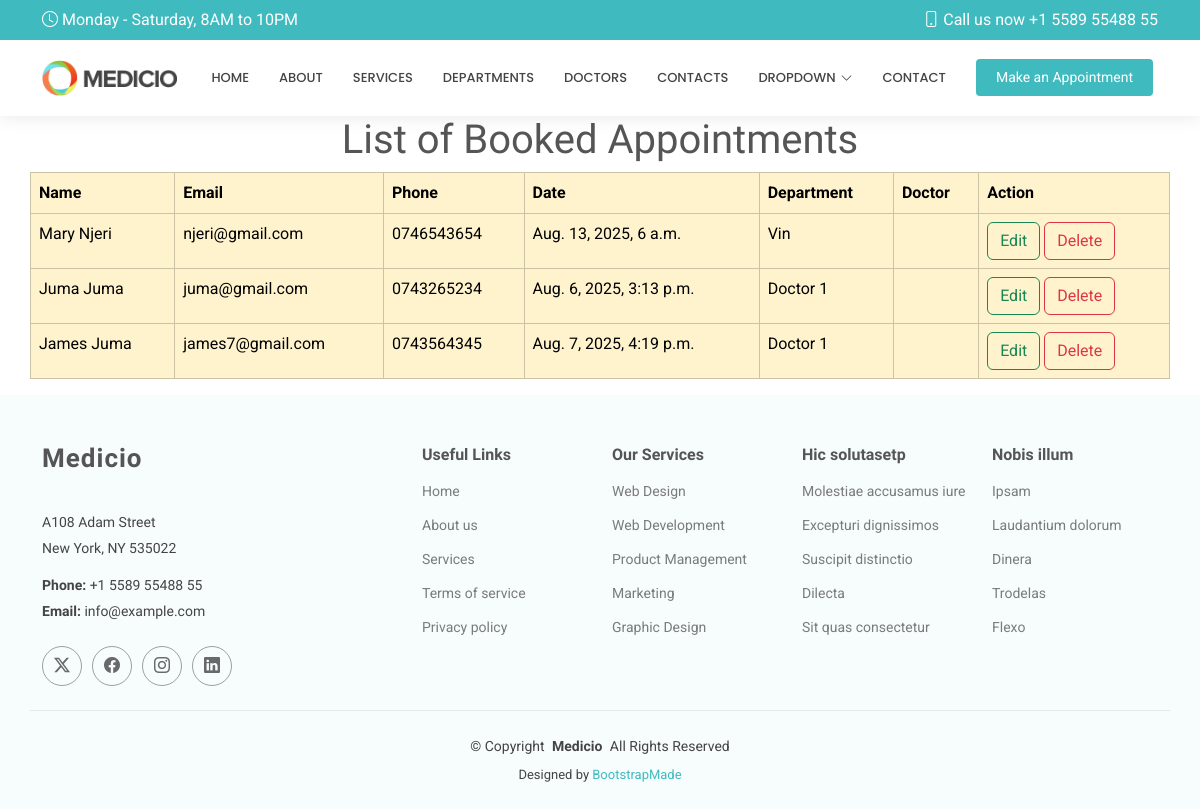
/show/, run on an earlier commit of the app's database.
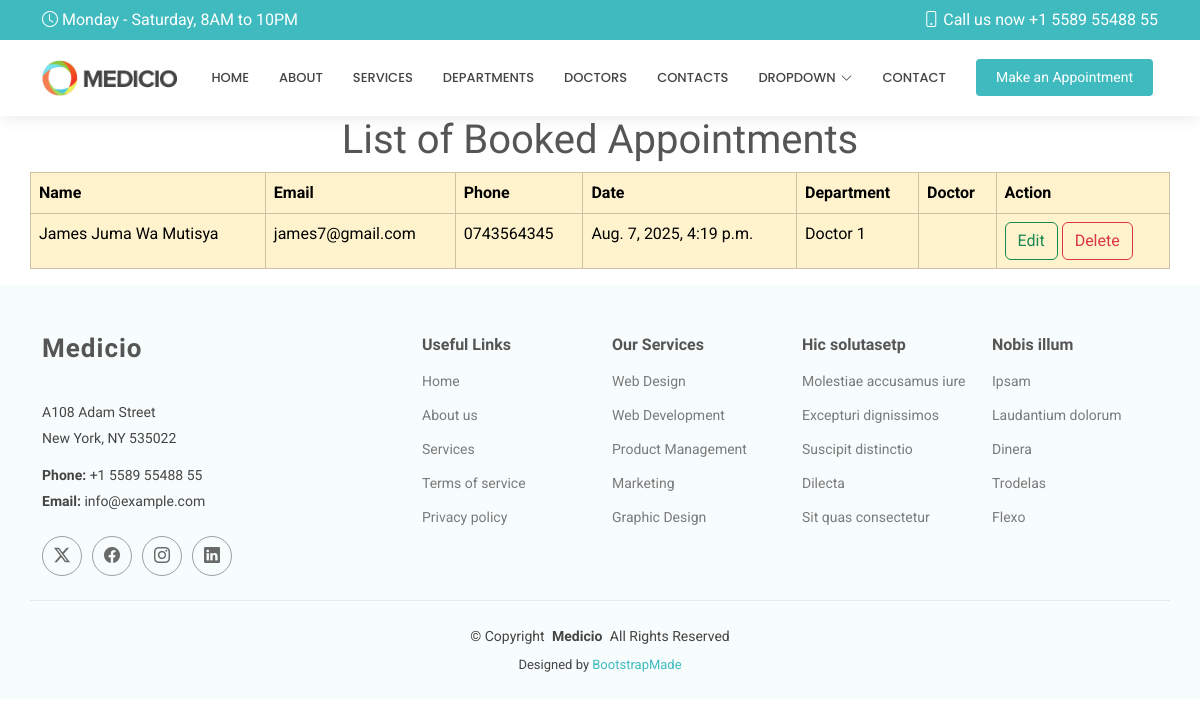
And on a later commit of the database.
### hospitalapp/models.py (models this page shows, shortened)
class Appoint(models.Model):
    name = models.CharField(max_length=100)
    email = models.EmailField()
    phone = models.CharField(max_length=10)
    date = models.DateTimeField()
    department = models.CharField(max_length=100)
    doctor = models.CharField(max_length=100)
    message = models.TextField()

### hospitalapp/views.py (the view)
# urls.py: path('show/', views.show, name='show'),
def show(request):
     all = Appoint.objects.all()
     return render(request, 'show.html', {"all":all})

### templates/show.html
{% extends 'starter-page.html' %}
{% load static %}
{% block content %}
    <h1 class="text-center">List of Booked Appointments</h1>
    <table class="table table-warning table-bordered container">
    <tr>
        <th>Name</th>
        <th>Email</th>
        <th>Phone</th>
        <th>Date</th>
        <th>Department</th>
        <th>Doctor</th>
        <th>Action</th>
    </tr>
    {% for appointment in all %}
        <tr>
            <td>{{ appointment.name }}</td>
            <td>{{ appointment.email }}</td>
            <td>{{ appointment.phone }}</td>
            <td>{{ appointment.date }}</td>
            <td>{{ appointment.doctor }}</td>
            <td>{{ appointment.Message }}</td>
        <td>
            <a href="/edit/{{ appointment.id }}" class="btn btn-outline-success">Edit</a>
            <a href="/delete/{{ appointment.id }}" class="btn btn-outline-danger">Delete</a>
        </td>
        </tr>
    {% endfor %}
    </table>
{% endblock %}

What changed in the data, as far as the page shows it:
removed Appoint: name "Mary Njeri", email "njeri@gmail.com", phone "0746543654", date "Aug. 13, 2025, 6 a.m.", doctor "Vin"
removed Appoint: name "Juma Juma", email "juma@gmail.com", phone "0743265234", date "Aug. 6, 2025, 3:13 p.m.", doctor "Doctor 1"
changed Appoint "james7@gmail.com": name "James Juma" → "James Juma Wa Mutisya"
